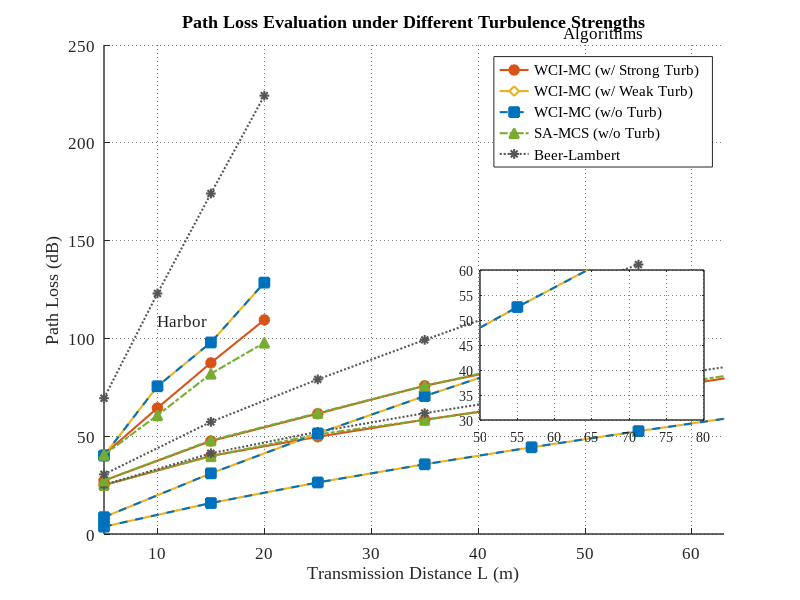
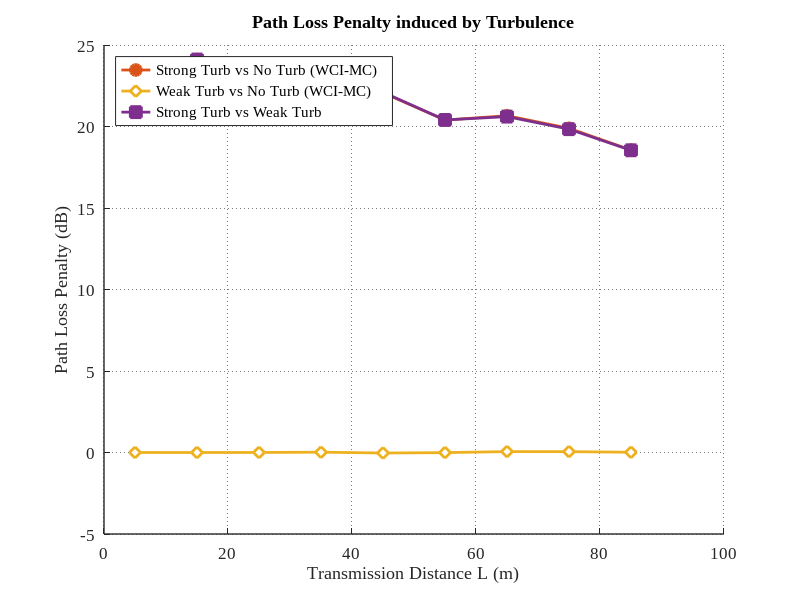
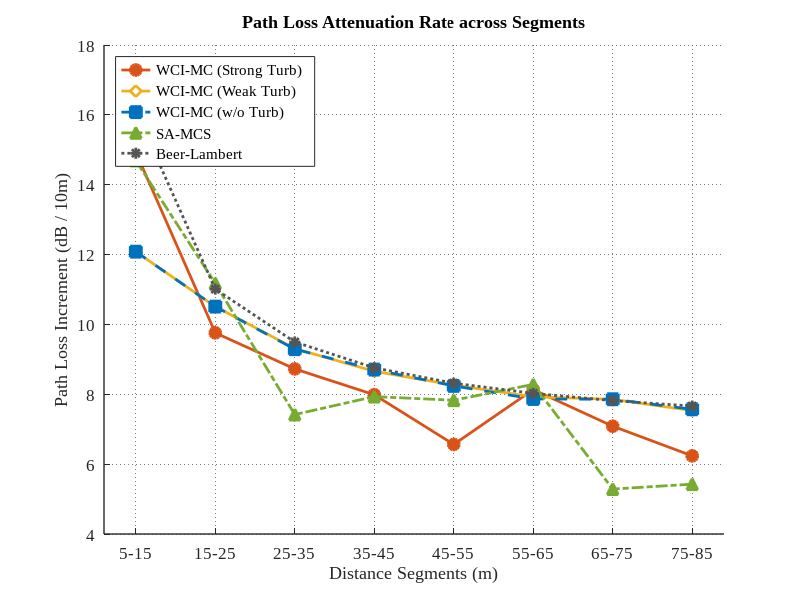

Source code (MATLAB) for these figures, in order:
%% Exp2: Plotting Macroscopic Channel Characteristics (Final Integrated Version)
% 包含: WCI-MC(强湍流/弱湍流/无湍流), SA-MCS(无湍流基准), Beer-Lambert解析解
clc; clear; close all;
        
% 1. 加载所有分离的数据文件
try
    d_WCI_S = load('data_exp2_WCIMC_Strong.mat');
    d_WCI_W = load('data_exp2_WCIMC_Weak.mat');
    d_None  = load('data_exp2_WCIMC_None.mat'); % 无湍流修正基准
    d_MCS   = load('data_exp2_MCS.mat');        % 传统 O(1) MCS 基准
catch
    error('未能找到数据文件，请确保已运行 Strong, Weak, None 及 MCS 对应的仿真脚本。');
end

% 2. 提取公共参数
dist_cell = d_WCI_S.dist_cell;
num_W = length(dist_cell);

coef_c_arr = [0.1514, 0.398, 2.190]; 
w0 = 0.002;                          
theta_half_div = 10 * pi / 180 / 2; 
Rx_Aperture = 0.05;                  
r_rx = Rx_Aperture / 2;              

% 统一配色方案
c_Strong = '#D95319'; 
c_Weak   = '#EDB120'; 
c_NoTurb = '#0072BD'; 
c_MCS    = '#77AC30'; 
c_Beer   = '#555555'; 

short_wt_names = {'Clear', 'Coastal', 'Harbor'}; 

% =========================================================
% 图 1: 路径损耗随距离变化全局对比图
% =========================================================
figure('Name', 'Path Loss vs Distance', 'Color', 'w', 'Position', [100, 100, 640, 480]);
hold on;

h_leg = []; 

for w = 1:num_W
    dist_axis = dist_cell{w};
    c_val = coef_c_arr(w);
    wt_name = short_wt_names{w};
    
    % Beer-Lambert 解析解 (加入几何束散衰减)
    W_geo = sqrt(w0^2 + (dist_axis .* tan(theta_half_div)).^2);
    geom_loss = 1 - exp(-2 .* (r_rx.^2) ./ (W_geo.^2));
    PL_Beer = -10 * log10(max(exp(-c_val .* dist_axis) .* geom_loss, 1e-300));
    
    % 绘制各算法曲线
    h1 = plot(dist_axis, -d_WCI_S.PL_Cell_WCI_Strong{w}, '-', 'Color', c_Strong, ...
                   'Marker', 'o', 'LineWidth', 1.5, 'MarkerSize', 7, 'MarkerFaceColor', c_Strong);
    h2 = plot(dist_axis, -d_WCI_W.PL_Cell_WCI_Weak{w}, '-', 'Color', c_Weak, ...
                   'Marker', 'd', 'LineWidth', 1.5, 'MarkerSize', 7, 'MarkerFaceColor', 'w');
    h3 = plot(dist_axis, -d_None.PL_Cell_WCI_None{w}, '--', 'Color', c_NoTurb, ...
                   'Marker', 's', 'LineWidth', 1.5, 'MarkerSize', 7, 'MarkerFaceColor', c_NoTurb);
    h4 = plot(dist_axis, -d_MCS.PL_Cell_MCS{w}, '-.', 'Color', c_MCS, ...
                   'Marker', '^', 'LineWidth', 1.5, 'MarkerSize', 7, 'MarkerFaceColor', c_MCS);
    h5 = plot(dist_axis, PL_Beer, ':', 'Color', c_Beer, ...
                   'Marker', '*', 'LineWidth', 1.5, 'MarkerSize', 7, 'MarkerFaceColor', c_Beer);
    
    % 仅提取第一种水质的句柄用于图例
    if w == 1
        h_leg = [h1, h2, h3, h4, h5];
    end
    
    % 添加水质标签
    x_end = dist_axis(end);
    y_end = -d_WCI_S.PL_Cell_WCI_Strong{w}(end);
    text(x_end - 10, y_end, wt_name, 'FontSize', 12, 'FontWeight', 'normal', ...
         'Color', '#222222', 'HorizontalAlignment', 'left', 'FontName', 'Times New Roman');
end

grid on; set(gca, 'GridLineStyle', ':', 'GridAlpha', 0.6);
xlabel('Transmission Distance L (m)', 'FontSize', 14, 'FontName', 'Times New Roman');
ylabel('Path Loss (dB)', 'FontSize', 14, 'FontName', 'Times New Roman');
title('Path Loss Evaluation under Different Turbulence Strengths', 'FontSize', 14, 'FontName', 'Times New Roman');
xlim([5, 63]); 

leg_labels = {'WCI-MC (w/ Strong Turb)', 'WCI-MC (w/ Weak Turb)', 'WCI-MC (w/o Turb)', 'SA-MCS (w/o Turb)', 'Beer-Lambert'};
lgd = legend(h_leg, leg_labels, 'Location', 'northeast', 'FontSize', 12, 'FontName', 'Times New Roman');
title(lgd, 'Algorithms', 'FontWeight', 'normal', 'FontName', 'Times New Roman');
set(gca, 'FontSize', 12, 'LineWidth', 1, 'FontName', 'Times New Roman');

% =========================================================
% 附加：为纯净海水 (Clear) 绘制局部放大图 (Inset Plot)
% =========================================================
x_zoom = [50, 80];   
y_zoom = [30, 60]; 

ax_inset = axes('Position', [0.6, 0.30, 0.28, 0.25]); 
hold(ax_inset, 'on');
box(ax_inset, 'on');

w_zoom = 1;
dist_zoom = dist_cell{w_zoom};
c_val_zoom = coef_c_arr(w_zoom);

W_geo_zoom = sqrt(w0^2 + (dist_zoom .* tan(theta_half_div)).^2);
geom_loss_zoom = 1 - exp(-2 .* (r_rx.^2) ./ (W_geo_zoom.^2));
PL_Beer_zoom = -10 * log10(max(exp(-c_val_zoom .* dist_zoom) .* geom_loss_zoom, 1e-300));

plot(ax_inset, dist_zoom, -d_WCI_S.PL_Cell_WCI_Strong{w_zoom}, '-', 'Color', c_Strong, 'Marker', 'o', 'LineWidth', 1.5, 'MarkerSize', 7, 'MarkerFaceColor', c_Strong);
plot(ax_inset, dist_zoom, -d_WCI_W.PL_Cell_WCI_Weak{w_zoom}, '-', 'Color', c_Weak, 'Marker', 'd', 'LineWidth', 1.5, 'MarkerSize', 7, 'MarkerFaceColor', 'w');
plot(ax_inset, dist_zoom, -d_None.PL_Cell_WCI_None{w_zoom}, '--', 'Color', c_NoTurb, 'Marker', 's', 'LineWidth', 1.5, 'MarkerSize', 7, 'MarkerFaceColor', c_NoTurb);
plot(ax_inset, dist_zoom, -d_MCS.PL_Cell_MCS{w_zoom}, '-.', 'Color', c_MCS, 'Marker', '^', 'LineWidth', 1.5, 'MarkerSize', 7, 'MarkerFaceColor', c_MCS);
plot(ax_inset, dist_zoom, PL_Beer_zoom, ':', 'Color', c_Beer, 'Marker', '*', 'LineWidth', 1.5, 'MarkerSize', 7, 'MarkerFaceColor', c_Beer);

xlim(ax_inset, x_zoom);
ylim(ax_inset, y_zoom);
grid(ax_inset, 'on');
set(ax_inset, 'GridLineStyle', ':', 'GridAlpha', 0.6, 'FontSize', 10, 'LineWidth', 1, 'FontName', 'Times New Roman');

% =========================================================
% 衰减量及衰减率计算与绘图 (仅针对 Clear Ocean)
% =========================================================
w_clear = 1; 
dist_clear = dist_cell{w_clear};

PL_Strong = -d_WCI_S.PL_Cell_WCI_Strong{w_clear};
PL_Weak   = -d_WCI_W.PL_Cell_WCI_Weak{w_clear};
PL_NoTurb = -d_None.PL_Cell_WCI_None{w_clear};
PL_MCS    = -d_MCS.PL_Cell_MCS{w_clear};

% 计算湍流引发的附加惩罚
diff_Strong_NoTurb = PL_Strong - PL_NoTurb;
diff_Weak_NoTurb   = PL_Weak - PL_NoTurb;  
diff_Strong_Weak   = PL_Strong - PL_Weak;  

W_geo_clear = sqrt(w0^2 + (dist_clear .* tan(theta_half_div)).^2);
geom_loss_clear = 1 - exp(-2 .* (r_rx.^2) ./ (W_geo_clear.^2));
PL_Beer_clear = -10 * log10(max(exp(-coef_c_arr(w_clear) .* dist_clear) .* geom_loss_clear, 1e-300));

% 计算每 10m 的衰减增量
delta_L = diff(dist_clear);
inc10_Strong = (diff(PL_Strong) ./ delta_L) * 10;
inc10_Weak   = (diff(PL_Weak) ./ delta_L) * 10;
inc10_NoTurb = (diff(PL_NoTurb) ./ delta_L) * 10;
inc10_MCS    = (diff(PL_MCS) ./ delta_L) * 10;
inc10_Beer   = (diff(PL_Beer_clear) ./ delta_L) * 10;

% 终端数据输出
fprintf('\n========================================================================\n');
fprintf('纯净海水 (Clear) 场景下各数据点路径衰减及差值统计 (单位: dB)\n');
fprintf('========================================================================\n');
fprintf('%-8s | %-14s | %-14s | %-14s\n', '距离 (m)', '强湍流-无湍流', '弱湍流-无湍流', '强湍流-弱湍流');
fprintf('------------------------------------------------------------------------\n');
for i = 1:length(dist_clear)
    fprintf('%-8.1f | %-14.4f | %-14.4f | %-14.4f\n', ...
        dist_clear(i), diff_Strong_NoTurb(i), diff_Weak_NoTurb(i), diff_Strong_Weak(i));
end
fprintf('========================================================================\n');

fprintf('\n========================================================================================\n');
fprintf('纯净海水 (Clear) 路径衰减每10m增量统计 (单位: dB/10m)\n');
fprintf('========================================================================================\n');
fprintf('%-12s | %-10s | %-10s | %-10s | %-10s | %-10s\n', '距离段 (m)', '强湍流', '弱湍流', '无湍流', 'SA-MCS', 'Beer解析');
fprintf('----------------------------------------------------------------------------------------\n');
for i = 1:length(delta_L)
    segment_str = sprintf('%.0f-%.0f', dist_clear(i), dist_clear(i+1));
    fprintf('%-12s | %-10.4f | %-10.4f | %-10.4f | %-10.4f | %-10.4f\n', ...
        segment_str, inc10_Strong(i), inc10_Weak(i), inc10_NoTurb(i), inc10_MCS(i), inc10_Beer(i));
end
fprintf('========================================================================================\n');

% =========================================================
% 图 2: 湍流惩罚随距离变化图
% =========================================================
figure('Name', 'Turbulence Penalty', 'Color', 'w', 'Position', [150, 150, 640, 480]);
hold on;

plot(dist_clear, diff_Strong_NoTurb, '-o', 'Color', c_Strong, 'LineWidth', 2, 'MarkerSize', 8, 'MarkerFaceColor', c_Strong);
plot(dist_clear, diff_Weak_NoTurb, '-d', 'Color', c_Weak, 'LineWidth', 2, 'MarkerSize', 8, 'MarkerFaceColor', 'w');
plot(dist_clear, diff_Strong_Weak, '-s', 'Color', '#7E2F8E', 'LineWidth', 2, 'MarkerSize', 8, 'MarkerFaceColor', '#7E2F8E');

grid on; set(gca, 'GridLineStyle', ':', 'GridAlpha', 0.6);
xlabel('Transmission Distance L (m)', 'FontSize', 14, 'FontName', 'Times New Roman');
ylabel('Path Loss Penalty (dB)', 'FontSize', 14, 'FontName', 'Times New Roman');
title('Path Loss Penalty induced by Turbulence', 'FontSize', 14, 'FontName', 'Times New Roman');
legend({'Strong Turb vs No Turb (WCI-MC)', 'Weak Turb vs No Turb (WCI-MC)', 'Strong Turb vs Weak Turb'}, ...
       'Location', 'northwest', 'FontSize', 12, 'FontName', 'Times New Roman');
set(gca, 'FontSize', 12, 'LineWidth', 1, 'FontName', 'Times New Roman');

% =========================================================
% 图 3: 衰减增率 (dB/10m) 柱状折线图
% =========================================================
figure('Name', 'Path Loss Increment per 10m', 'Color', 'w', 'Position', [200, 200, 640, 480]);
hold on;

L_mid = (dist_clear(1:end-1) + dist_clear(2:end)) / 2;

plot(L_mid, inc10_Strong, '-o', 'Color', c_Strong, 'LineWidth', 2, 'MarkerSize', 8, 'MarkerFaceColor', c_Strong);
plot(L_mid, inc10_Weak, '-d', 'Color', c_Weak, 'LineWidth', 2, 'MarkerSize', 8, 'MarkerFaceColor', 'w');
plot(L_mid, inc10_NoTurb, '--s', 'Color', c_NoTurb, 'LineWidth', 2, 'MarkerSize', 8, 'MarkerFaceColor', c_NoTurb);
plot(L_mid, inc10_MCS, '-.^', 'Color', c_MCS, 'LineWidth', 2, 'MarkerSize', 8, 'MarkerFaceColor', c_MCS);
plot(L_mid, inc10_Beer, ':*', 'Color', c_Beer, 'LineWidth', 2, 'MarkerSize', 8, 'MarkerFaceColor', c_Beer);

grid on; set(gca, 'GridLineStyle', ':', 'GridAlpha', 0.6);

xtick_labels = cell(1, length(delta_L));
for i = 1:length(delta_L)
    xtick_labels{i} = sprintf('%.0f-%.0f', dist_clear(i), dist_clear(i+1));
end

set(gca, 'XTick', L_mid, 'XTickLabel', xtick_labels);
xlim([L_mid(1)-4, L_mid(end)+4]);

xlabel('Distance Segments (m)', 'FontSize', 14, 'FontName', 'Times New Roman');
ylabel('Path Loss Increment (dB / 10m)', 'FontSize', 14, 'FontName', 'Times New Roman');
title('Path Loss Attenuation Rate across Segments', 'FontSize', 14, 'FontName', 'Times New Roman');
legend({'WCI-MC (Strong Turb)', 'WCI-MC (Weak Turb)', 'WCI-MC (w/o Turb)', 'SA-MCS', 'Beer-Lambert'}, ...
       'Location', 'northwest', 'FontSize', 12, 'FontName', 'Times New Roman');
set(gca, 'FontSize', 12, 'LineWidth', 1, 'FontName', 'Times New Roman');
